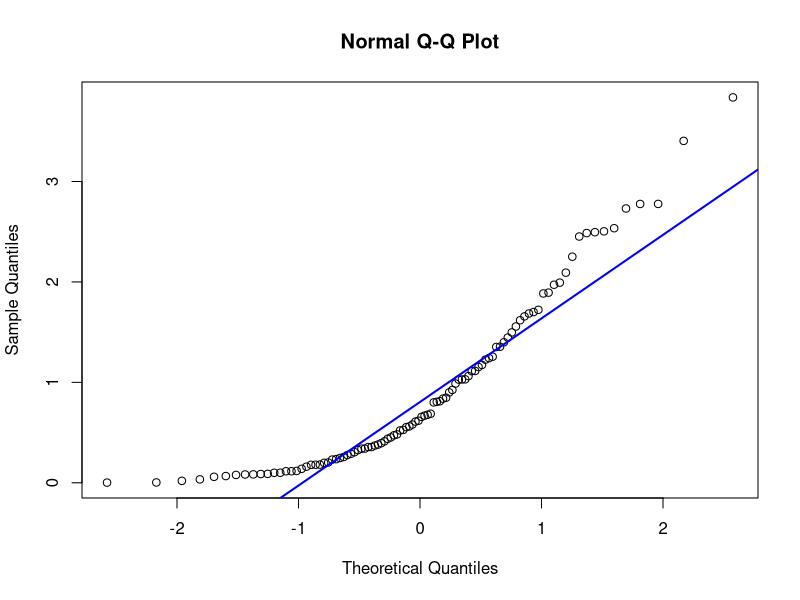
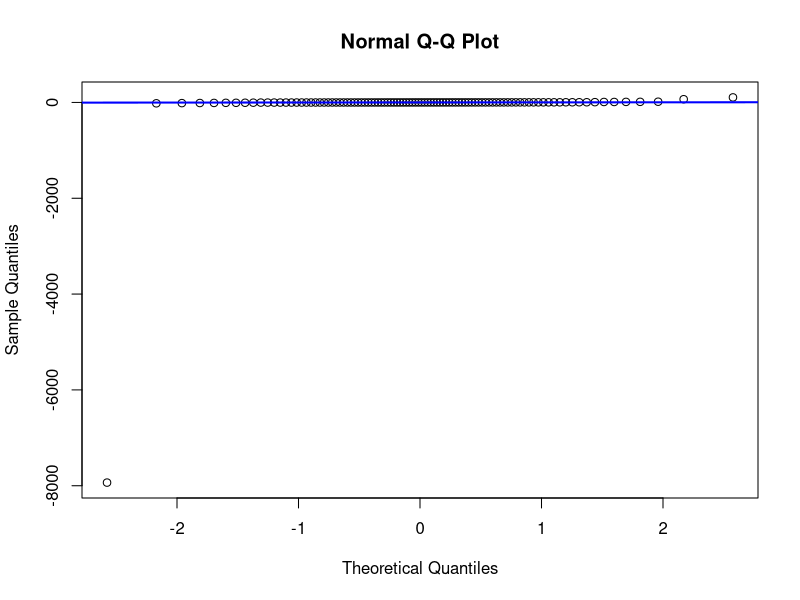
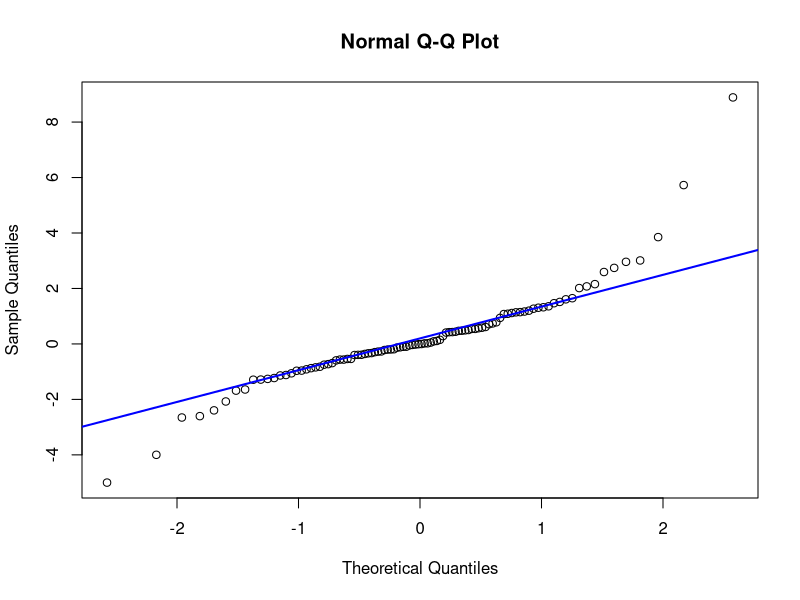
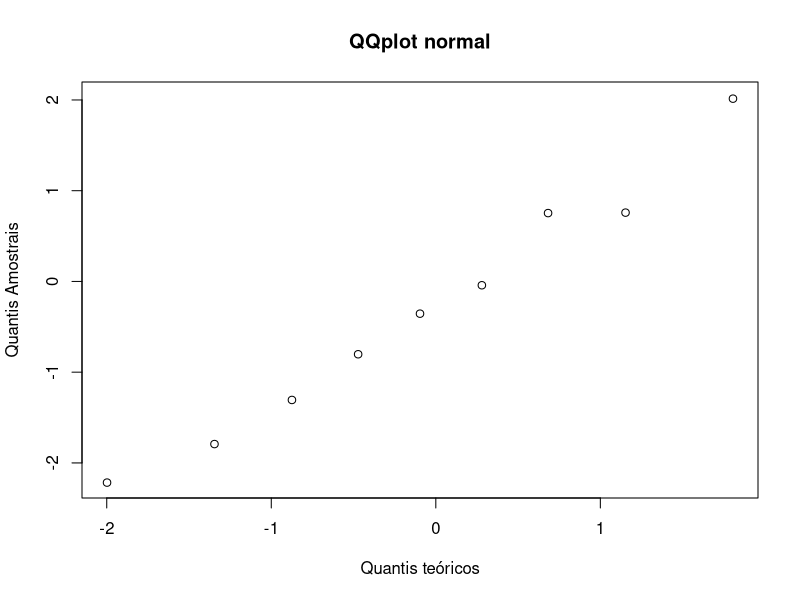
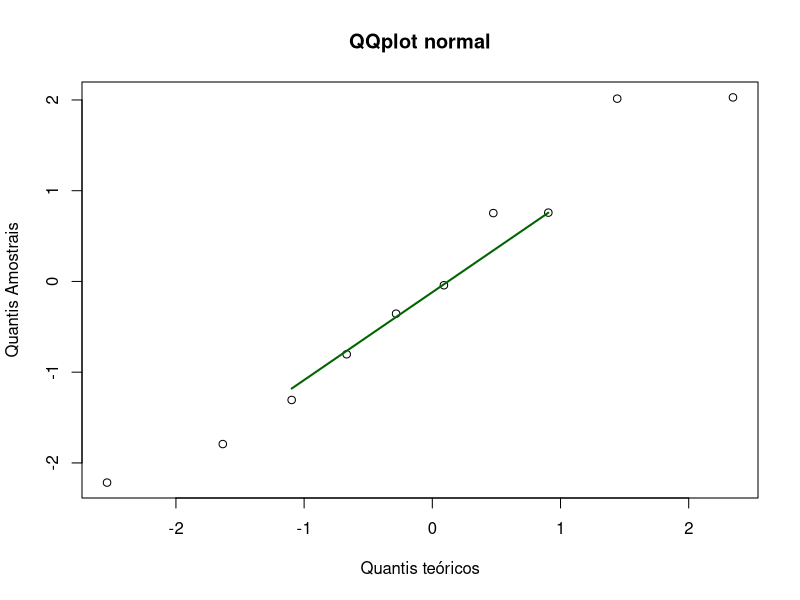
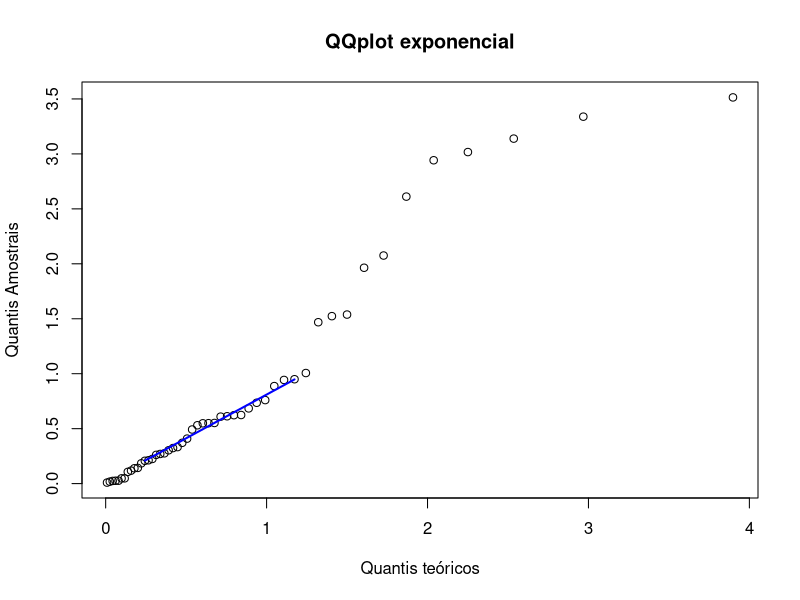
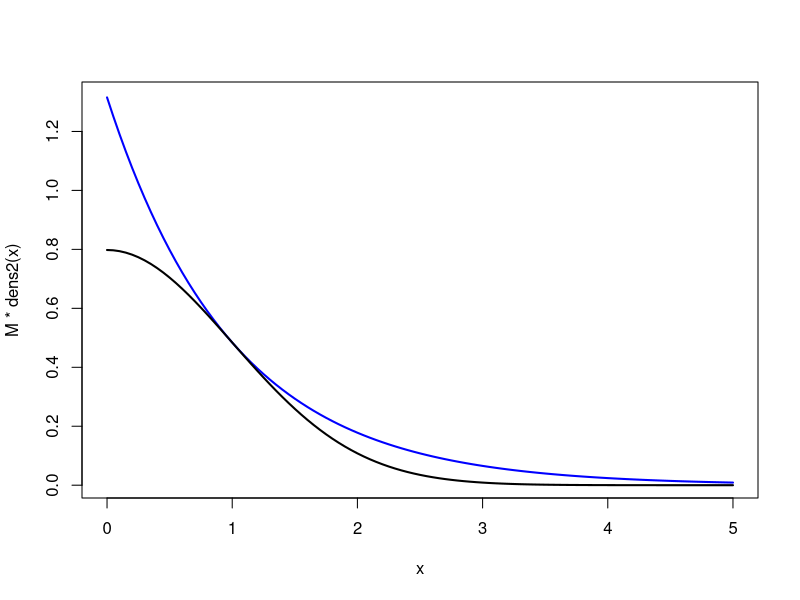
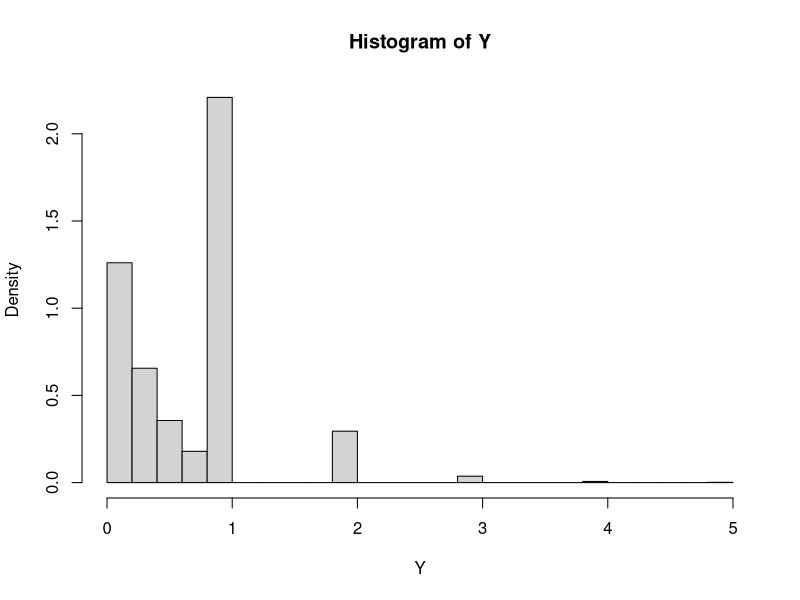

Reproduce these figures in R, in order.
# Q-Q PLOT ----
##exemplos exp, cauchy, t de student
amostra<- rexp(100)
qqnorm(amostra)
qqline(amostra,lwd=2,col="blue")

amostra<- rcauchy(100)
qqnorm(amostra)
qqline(amostra, lwd=2,col="blue")

amostra<- rt(100,3)
qqnorm(amostra)
qqline(amostra, lwd=2,col="blue")

set.seed(666)
X <- rnorm(10)
##QQplot usa as estatisticas de ordem de uma amostra e seus quantis
#em relação ao valor teorico (no caso de QQnorm, o quantil normal)
q.amostra <- X
q.teorico <- qnorm(rank(X)/10, mean(X), sd(X))

plot(x=q.teorico,y=q.amostra,main="QQplot normal",xlab="Quantis teóricos",
     ylab="Quantis Amostrais")

#alternativa --
probs <- (rank(X)-0.5)/length(X)
q.teorico<- qnorm(probs, mean(X),sd(X))
plot(x=q.teorico,y=q.amostra,main="QQplot normal",xlab="Quantis teóricos",
     ylab="Quantis Amostrais")
lines(x=qnorm(c(0.25,0.75),mean(X),sd(X)),y=quantile(X,c(0.25,0.75)),col="darkgreen",lwd=2)

#Exponencial
set.seed(666)
X<- rexp(50)
probs<- (rank(X)-0.5)/length(X)
q.amostra<-X
##estimador do parametro da exponencial: lambdachapeu = 1/Xbarra
q.teorico<- qexp(probs, rate=1/mean(X))
plot(x=q.teorico,y=q.amostra,main="QQplot exponencial",xlab="Quantis teóricos",
     ylab="Quantis Amostrais")
lines(x=qexp(c(0.25,0.75),1/mean(X)),y=quantile(X,c(0.25,0.75)),col="blue",lwd=2)

## METODO DA ACEITAÇÃO-REJEIÇÃO

dens1<- function(x){
  men<- x<0
  dens <- numeric(length(x))
  dens[men]<- 0
  dens[!men]<- 2 * exp(-x**2/2) / sqrt(2*pi)
  return(dens)
}
dens2<- function(y){
  men<- y<0
  dens <- numeric(length(y))
  dens[men]<- 0
  dens[!men]<- exp(-y)
  return(dens)
}
#na razao fX/fY, o máximo foi p/ x=1, onde: 
M<-sqrt(2)*exp(1/2)/sqrt(pi)
#é a razao maxima

curve(M*dens2(x),from=0,to=5,col="blue",lwd=2)
curve(dens1(x),from=0,to=5,lwd=2,add=T)

#ALGORITMO:
#1: GERAR Y ~ dens2
gera <- function(){
  Y<- 0
  U<- 20
  cont<- 0
  while(U*dens1(Y)>dens2(Y)){
    U <- runif(1)
    V <- runif(1)
    X <- -log(U)
    Y <- V*exp(-X)*M
    cont<- cont+1
  }
  return(c(Y,cont))
}
Y<-replicate(1E4,gera())
hist(Y,freq=F,breaks=20)

mean(Y[2,])

#GERAR UMA Y~Beta(2,5)
#moda dessa beta seria 1/5=0.2
curve(dbeta(x,2,5),from=0,to=1)
points(0.2,dbeta(0.2,shape1=2,shape2=5),pch=19)
M<- dbeta(0.2,shape1=2,shape2=5)
